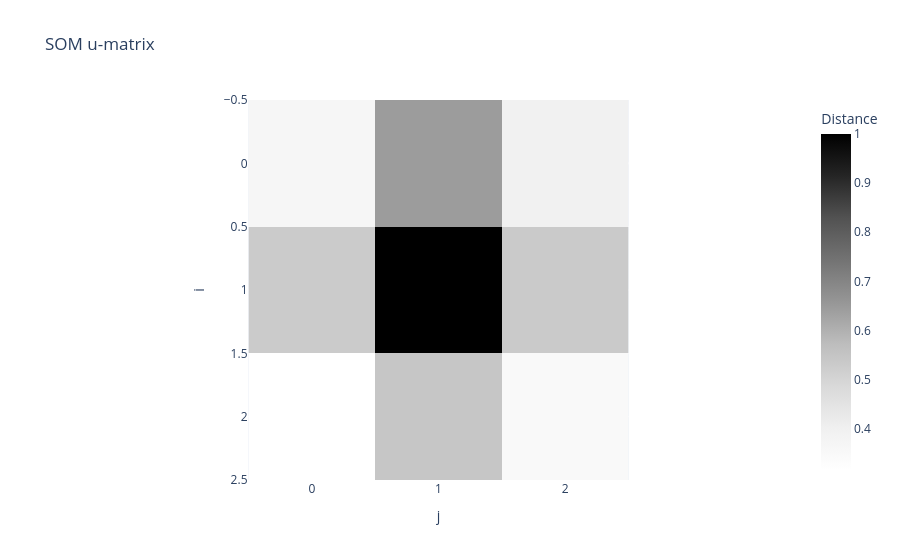

Source (notebook cell):
### Code cell
u_matrix = kairo.plot_som_u_matrix(som)
u_matrix.show()

### Figure 1 — Plotly figure (JSON) as saved in the notebook; plotly's stock layout.template omitted (floating-point values rounded to 4 significant figures)
{"data": [{"coloraxis": "coloraxis", "hovertemplate": "j: %{x}<br>i: %{y}<br>Distance: %{z}<extra></extra>", "name": "0", "type": "heatmap", "xaxis": "x", "yaxis": "y", "z": [[0.3697, 0.6456, 0.3983], [0.5298, 1.0, 0.5331], [0.3163, 0.5449, 0.3496]]}], "layout": {"coloraxis": {"colorbar": {"title": {"text": "Distance"}}, "colorscale": [[0, "rgb(255,255,255)"], [0.125, "rgb(240,240,240)"], [0.25, "rgb(217,217,217)"], [0.375, "rgb(189,189,189)"], [0.5, "rgb(150,150,150)"], [0.625, "rgb(115,115,115)"], [0.75, "rgb(82,82,82)"], [0.875, "rgb(37,37,37)"], [1, "rgb(0,0,0)"]]}, "title": {"text": "SOM u-matrix"}, "xaxis": {"anchor": "y", "constrain": "domain", "domain": [0, 1], "scaleanchor": "y", "title": {"text": "j"}}, "yaxis": {"anchor": "x", "autorange": "reversed", "constrain": "domain", "domain": [0, 1], "title": {"text": "i"}}}}
